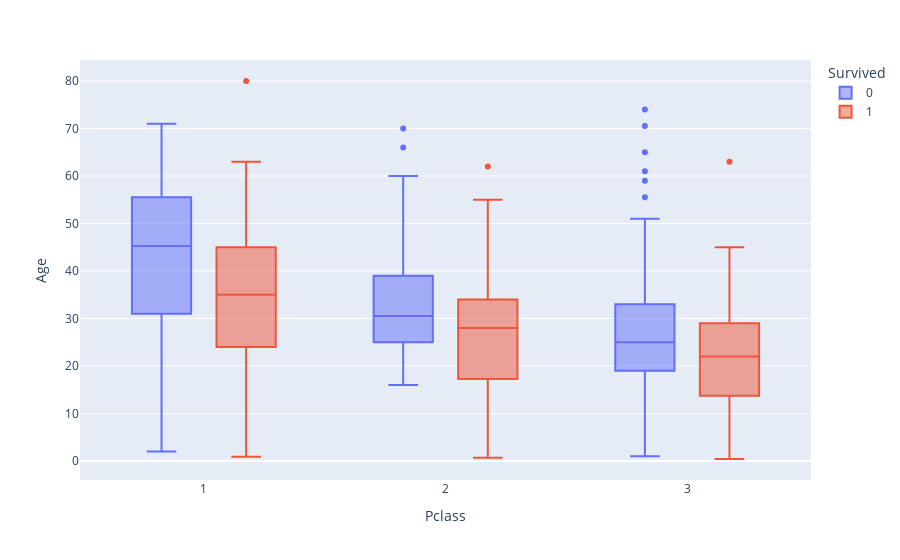

The cell this chart's notebook holds for it:
### Code cell
fig = px.box(df,x="Pclass", y="Age",color="Survived")
fig.show()

### Figure 1 — Plotly figure (JSON) as saved in the notebook; plotly's stock layout.template omitted (floating-point values rounded to 4 significant figures; data arrays with more than 128 entries replaced by an {"elided": "..."} marker saying what was removed)
{"data": [{"alignmentgroup": "True", "hovertemplate": "Survived=0<br>Pclass=%{x}<br>Age=%{y}<extra></extra>", "legendgroup": "0", "marker": {"color": "#636efa"}, "name": "0", "notched": false, "offsetgroup": "0", "orientation": "v", "showlegend": true, "type": "box", "x": {"elided": "549 int values"}, "x0": " ", "xaxis": "x", "y": {"elided": "549 float values"}, "y0": " ", "yaxis": "y"}, {"alignmentgroup": "True", "hovertemplate": "Survived=1<br>Pclass=%{x}<br>Age=%{y}<extra></extra>", "legendgroup": "1", "marker": {"color": "#EF553B"}, "name": "1", "notched": false, "offsetgroup": "1", "orientation": "v", "showlegend": true, "type": "box", "x": {"elided": "342 int values"}, "x0": " ", "xaxis": "x", "y": {"elided": "342 float values"}, "y0": " ", "yaxis": "y"}], "layout": {"boxmode": "group", "legend": {"title": {"text": "Survived"}, "tracegroupgap": 0}, "margin": {"t": 60}, "xaxis": {"anchor": "y", "domain": [0, 1], "title": {"text": "Pclass"}}, "yaxis": {"anchor": "x", "domain": [0, 1], "title": {"text": "Age"}}}}
